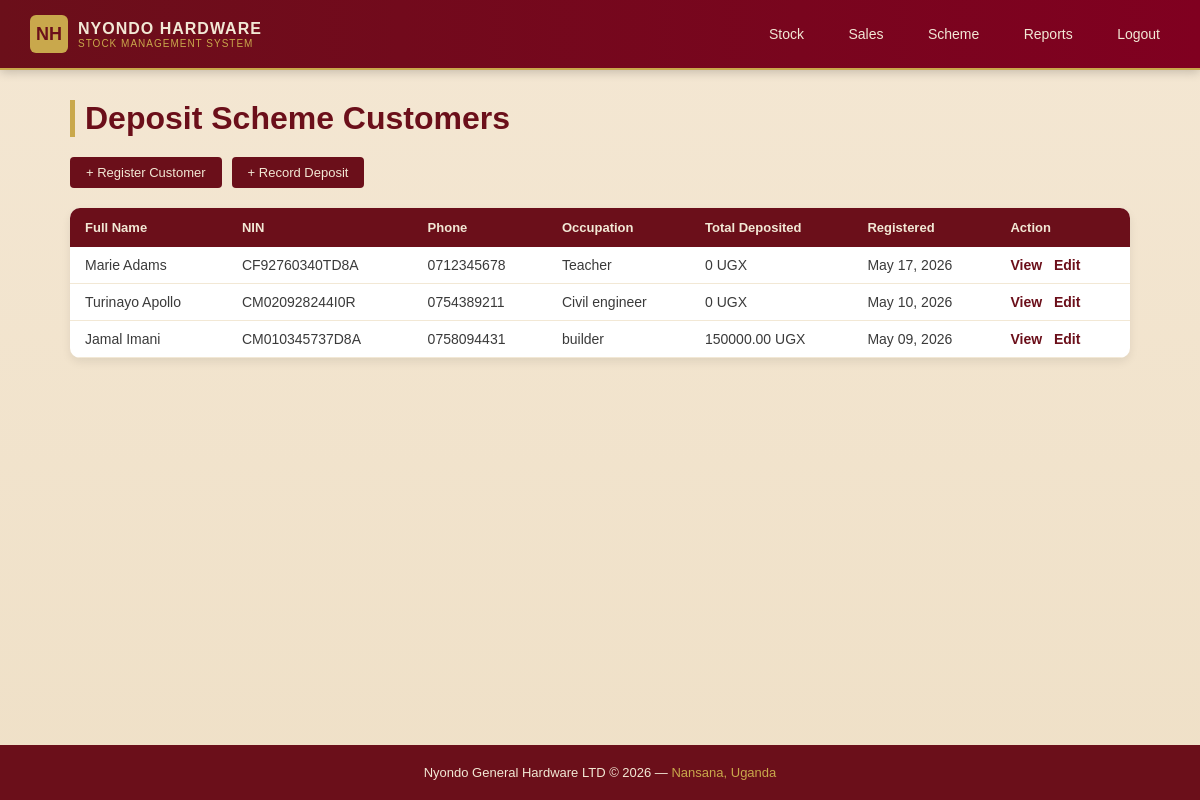
The page /scheme/customers/ (signed in) on the database as committed earlier.
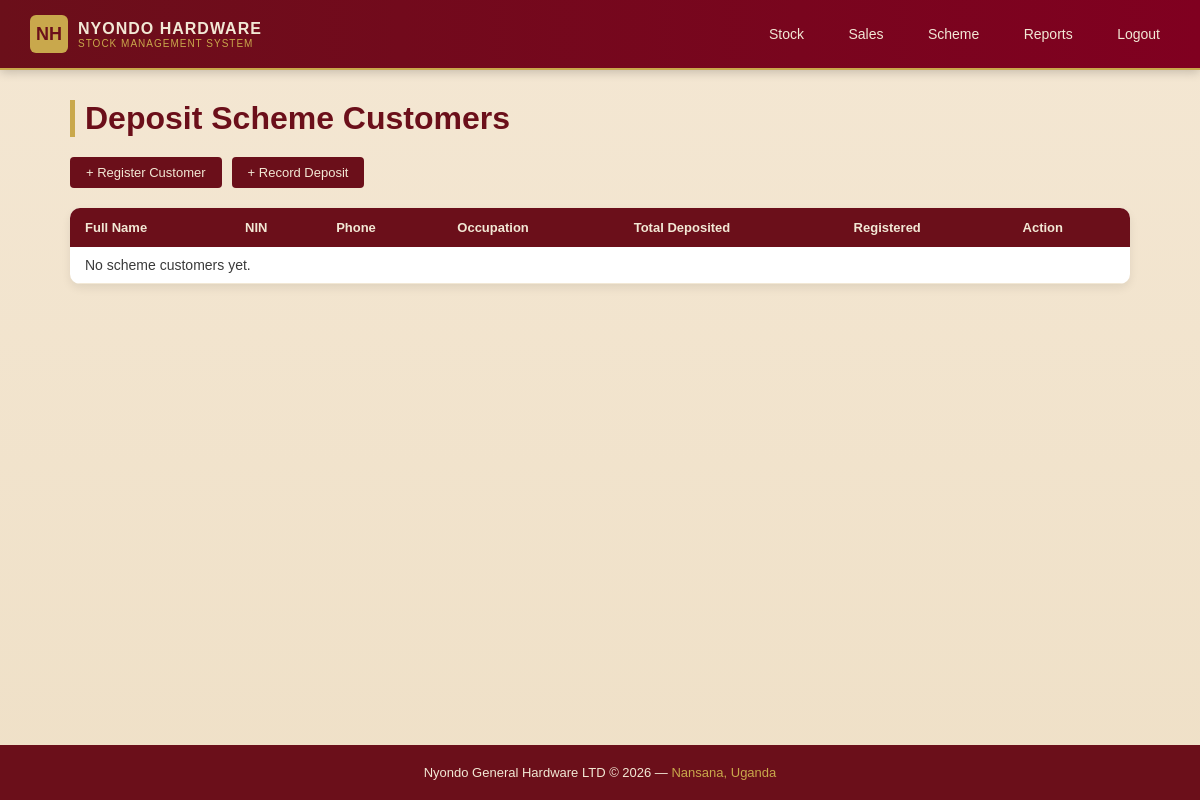
The same page on the database as committed later.
### scheme/models.py (models this page shows, shortened)
class SchemeCustomer(models.Model):
    full_name     = models.CharField(max_length=200)
    nin           = models.CharField(max_length=20, unique=True, verbose_name='NIN')
    phone         = models.CharField(max_length=20)
    occupation      = models.CharField(max_length=200, blank=True)
    address       = models.TextField(blank=True)
    registered_at = models.DateTimeField(auto_now_add=True)
    registered_by = models.ForeignKey(
        'auth.User', on_delete=models.SET_NULL, null=True, related_name='scheme_registrations'
    )
    def total_deposited(self):
        return sum(d.amount for d in self.deposits.all())

class Deposit(models.Model):
    STATUS_CHOICES = [
        ('pending', 'Pending - goods not yet picked'),
        ('picked',  'Goods picked'),
    ]
    customer        = models.ForeignKey(SchemeCustomer, on_delete=models.PROTECT, related_name='deposits')
    product         = models.ForeignKey(Product, on_delete=models.PROTECT, related_name='deposits')
    amount          = models.DecimalField(max_digits=12, decimal_places=2)
    deposit_date    = models.DateField(auto_now_add=True)
    status          = models.CharField(max_length=10, choices=STATUS_CHOICES, default='pending')
    quantity_picked = models.DecimalField(max_digits=10, decimal_places=2, null=True, blank=True)
    picked_date     = models.DateField(null=True, blank=True)
    recorded_by     = models.ForeignKey(
        'auth.User', on_delete=models.SET_NULL, null=True, related_name='deposits'
    )

### accounts/decorators.py (the view, shortened to what this page needs)
        def wrapper(request, *args, **kwargs):
            if not request.user.is_authenticated:
                return redirect('/login/')
            if request.user.is_superuser:
                return view_func(request, *args, **kwargs)

### scheme/views.py (called while the page is built)
@role_required('accounts')
def customer_list(request):
    customers = SchemeCustomer.objects.all().order_by('-registered_at')
    return render(request, 'scheme/customer_list.html', {'customers': customers})

### scheme/templates/scheme/customer_list.html (shortened to what this page needs)
{% extends 'base.html' %}
{% block content %}
    <h1>Deposit Scheme Customers</h1>
    <div class="action-bar">
        <a href="{% url 'scheme_customer_add' %}">+ Register Customer</a>
        <a href="{% url 'deposit_add' %}">+ Record Deposit</a>
    </div>
    <table>
        <thead>
            <tr>
                <th>Full Name</th>
                <th>NIN</th>
                <th>Phone</th>
                <th>Occupation</th>
                <th>Total Deposited</th>
                <th>Registered</th>
                <th>Action</th>
            </tr>
        </thead>
        <tbody>
            {% for customer in customers %}
            <tr>
                <td>{{ customer.full_name }}</td>
                <td>{{ customer.nin }}</td>
                <td>{{ customer.phone }}</td>
                <td>{{ customer.occupation }}</td>
                <td>{{ customer.total_deposited }} UGX</td>
                <td>{{ customer.registered_at|date:"M d, Y" }}</td>
                <td>
                    <a class="action-edit" href="{% url 'scheme_customer_detail' customer.pk %}">View</a>
                    <a class="action-edit" href="{% url 'scheme_customer_edit' customer.pk %}">Edit</a>
                </td>
            </tr>
            {% empty %}
            <tr>
                <td colspan="7">No scheme customers yet.</td>
            </tr>
            {% endfor %}
        </tbody>
    </table>
{% endblock %}

Rows that differ between the two databases and show on the page:
removed SchemeCustomer: full_name "Marie Adams", nin "CF92760340TD8A", phone "0712345678", occupation "Teacher", total_deposited "0", registered_at "May 17, 2026"
removed SchemeCustomer: full_name "Turinayo Apollo", nin "CM020928244I0R", phone "0754389211", occupation "Civil engineer", total_deposited "0", registered_at "May 10, 2026"
removed SchemeCustomer: full_name "Jamal Imani", nin "CM010345737D8A", phone "0758094431", occupation "builder", total_deposited "150000.00", registered_at "May 09, 2026"
Other text that changed with them:
text now shown: "No scheme customers yet."
